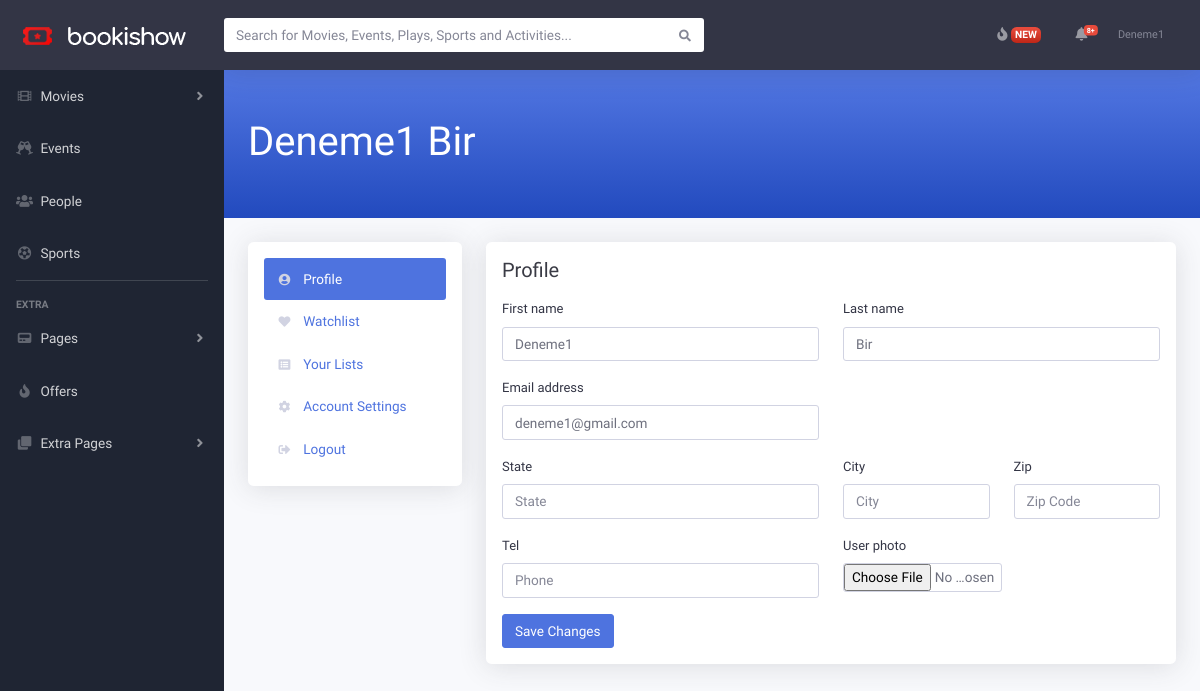
Page /profile/ (signed in) on the earlier database version.
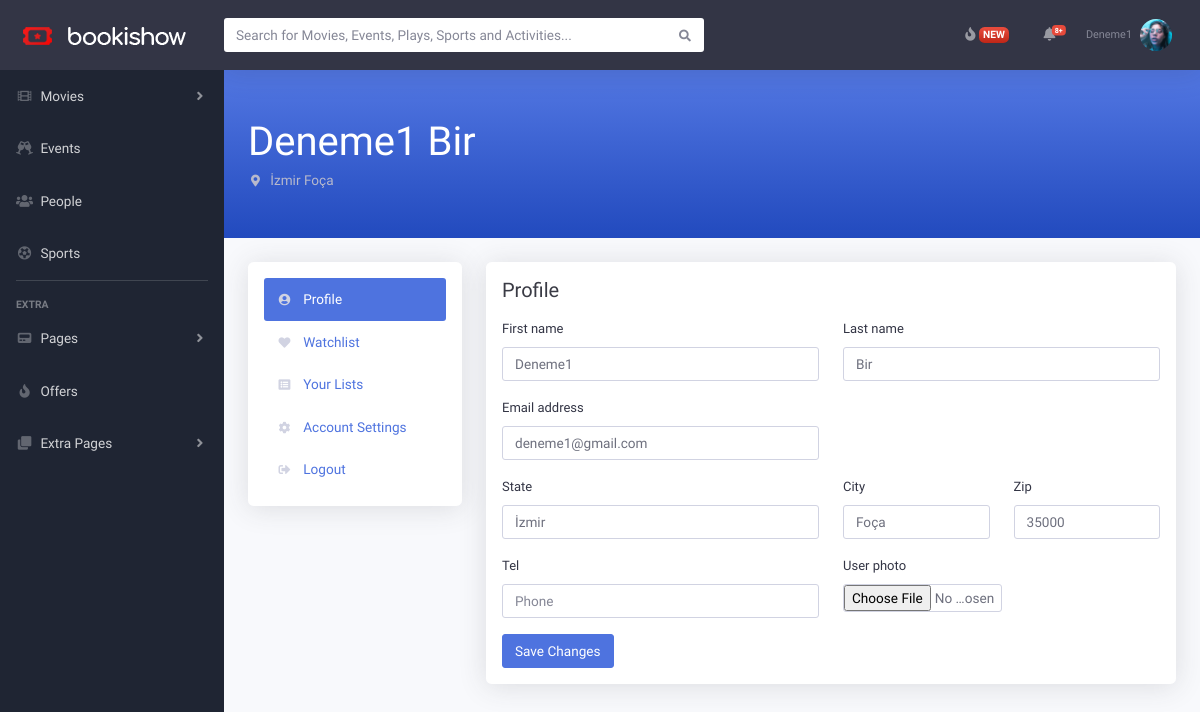
Same page on the later database version.
### userapp/models.py (models this page shows)
class CustomUser(AbstractUser):
    user_photo = models.ImageField(upload_to='profile-photo',blank=True,null=True)
    state = models.CharField(max_length=50 ,blank=True,null=True)
    city = models.CharField(max_length=100 ,blank=True,null=True)
    zip = models.PositiveIntegerField(blank=True,null=True)
    tel = models.CharField(max_length=11 ,blank=True,null=True)

### userapp/views.py (the view)
# urls.py: path('profile/',user_profile,name='profile')
def user_profile(request):
    user=request.user
    if request.method == 'POST':
        form = UserUpdate(request.POST,request.FILES,instance=user)
        if form.is_valid():
            form.save()
            return redirect('profile')
    form = UserUpdate(instance=user)
    try:
        favlist =MovieFavList.objects.get(user = request.user)
        favliste = favlist.favorite_movie.all()
    except MovieFavList.DoesNotExist:
        favliste = None
    context = {
        'form':form,
        'favliste':favliste
    }
    return render(request,'profile.html',context)

### userapp/forms.py
class UserUpdate(forms.ModelForm):
    class Meta:
        model = CustomUser
        fields = ('first_name','last_name','email','user_photo','state','city','zip','tel')
    def __init__(self,*args,**kwargs):
        super().__init__(*args, **kwargs)
        self.fields['first_name'].widget = widgets.TextInput(attrs={'class':'form-control','placeholder':'First Name'})
        self.fields['last_name'].widget = widgets.TextInput(attrs={'class':'form-control','placeholder':'Last Name'})
        self.fields['email'].widget = widgets.TextInput(attrs={'class':'form-control','placeholder':'Email Address'})
        self.fields['user_photo'].widget = widgets.FileInput(attrs={'class':'form-control p-0 h-100 w-50'})
        self.fields['state'].widget = widgets.TextInput(attrs={'class':'form-control','placeholder':'State'})
        self.fields['city'].widget = widgets.TextInput(attrs={'class':'form-control','placeholder':'City'})
        self.fields['zip'].widget = widgets.NumberInput(attrs={'class':'form-control','placeholder':'Zip Code'})
        self.fields['tel'].widget = widgets.TextInput(attrs={'class':'form-control','placeholder':'Phone'})

### userapp/templates/profile.html (shortened to what the changed rows need)
{% extends "base.html" %}
{% load static %}
{% block content %}
<div id="page-top">
    <div id="wrapper">
        <div id="content-wrapper" class="d-flex flex-column">
            <div id="content">
                {% include "partials/_navbar.html" %}
                <div class="container-fluid">
                    <section class="pt-5 pb-5 bg-gradient-primary text-white pl-4 pr-4 inner-profile mb-4">
                        <div class="row gutter-2 gutter-md-4 align-items-end">
                            <div class="col-md-6 text-center text-md-left">
                                <h1 class="mb-1">{{user.first_name}} {{user.last_name}}</h1>
                                <span class="text-muted text-gray-500">
                                {% if user.state %}
                                    <i class="fas fa-map-marker-alt fa-fw fa-sm mr-1"></i>
                                    {{user.state}} {{user.city}}
                                {% endif %}
                                </span>
                            </div>
                        </div>
                    </section>
                    <div class="row">
                        <div class="col-xl-9 col-lg-9">
                            <div class="bg-white p-3 widget shadow rounded mb-4">
                                <div class="tab-content" id="myTabContent">
                                    <div class="tab-pane fade show active" id="sidebar-1-1" role="tabpanel" aria-labelledby="sidebar-1-1">
                                                            <div class="d-sm-flex align-items-center justify-content-between mb-3">
                                                                <h1 class="h5 mb-0 text-gray-900">Profile</h1>
                                                            </div>
                                                            <form method="POST" enctype="multipart/form-data">
                                                                <div class="row gutter-1">
                                                                    <div class="col-md-6">
                                                                        <div class="form-group">
                                                                        <label for="{{form.first_name.id_for_label}}">{{form.first_name.label}}</label>
                                                                        {{form.first_name}}
                                                                        </div>
                                                                    </div>
                                                                    <div class="col-md-6">
                                                                        <div class="form-group">
                                                                        <label for="{{form.last_name.id_for_label}}">{{form.last_name.label}}</label>
                                                                        {{form.last_name}}
                                                                        </div>
                                                                    </div>
                                                                    <div class="col-md-6">
                                                                        <div class="form-group">
                                                                        <label for="{{form.email.id_for_label}}">{{form.email.label}}</label>
                                                                        {{form.email}}
                                                                        </div>
                                                                    </div>
                                                                    <div class="col-md-6">
                                                                        <div class="form-group">
                                                                            <label for="{{form.state.id_for_label}}">{{form.state.label}}</label>
                                                                            {{form.state}}
                                                                        </div>
                                                                    </div>
                                                                    <div class="col-md-3">
                                                                        <div class="form-group">
                                                                            <label for="{{form.city.id_for_label}}">{{form.city.label}}</label>
                                                                            {{form.city}}
                                                                        </div>
                                                                    </div>
                                                                    <div class="col-md-3">
                                                                        <div class="form-group">
                                                                            <label for="{{form.zip.id_for_label}}">{{form.zip.label}}</label>
                                                                            {{form.zip}}
                                                                        </div>
                                                                    </div>
                                                                    <div class="col-md-6">
                                                                        <div class="form-group">
                                                                            <label for="{{form.tel.id_for_label}}">{{form.tel.label}}</label>
                                                                            {{form.tel}}
                                                                        </div>
                                                                    </div>
                                                                    <div class="col-md-6">
                                                                        <div class="form-group">
                                                                            <label for="{{form.user_photo.id_for_label}}">{{form.user_photo.label}}</label>
                                                                            {{form.user_photo}}
                                                                        </div>
                                                                    </div>
                                                                </div>
                                                            </form>
                                    </div>
                                </div>
                            </div>
                        </div>
                    </div>
                </div>
            </div>
        </div>
    </div>
</div>
{% endblock content %}

### templates/partials/_navbar.html (shortened to what this page needs)
{% load static %}
<nav class="navbar navbar-expand navbar-dark topbar mb-4 pl-0 static-top shadow">
    <form class="d-none d-sm-inline-block form-inline mr-auto my-2 my-md-0 mw-100 navbar-search">
        <div class="input-group">
            <input type="text" class="form-control bg-white border-0 small"
                placeholder="Search for Movies, Events, Plays, Sports and Activities..."
                aria-label="Search" aria-describedby="basic-addon2">
            <div class="input-group-append">
                <button class="btn bg-white" type="button">
                    <i class="fas fa-search fa-sm"></i>
                </button>
            </div>
        </div>
    </form>
    <ul class="navbar-nav ml-auto">
        <li class="nav-item no-arrow mx-1">
            <a class="nav-link" href="offers.html">
                <i class="fas fa-fire fa-fw"></i>
                <span class="badge badge-danger bg-gradient-danger">NEW</span>
            </a>
        </li>
        <li class="nav-item dropdown no-arrow mx-1">
            <a class="nav-link dropdown-toggle" href="#" id="alertsDropdown" role="button"
                data-toggle="dropdown" aria-haspopup="true" aria-expanded="false">
                <i class="fas fa-bell fa-fw"></i>
                <span class="badge badge-danger badge-counter">8+</span>
            </a>
        </li>
        {% if request.user.is_authenticated %}
        <li class="nav-item dropdown no-arrow">
            <a class="nav-link dropdown-toggle" href="#" id="userDropdown" role="button"
                data-toggle="dropdown" aria-haspopup="true" aria-expanded="false">
                <span class="mr-2 d-none d-lg-inline text-gray-600 small">{{user.first_name}}</span>
                {% if user.user_photo %}
                <img class="img-profile rounded-circle" src="{{user.user_photo.url}}">
                {% endif %}
            </a>
        </li>
        {% else %}
        <li class="nav-item">
            <a class="nav-link" href="{% url 'login' %}">
                Login
            </a>
        </li>
        {% endif %}
    </ul>
</nav>

Differences in the rows shown:
changed CustomUser "Deneme1": user_photo: picture added; state (not shown) → "İzmir"; city (not shown) → "Foça"; zip (not shown) → "35000"
